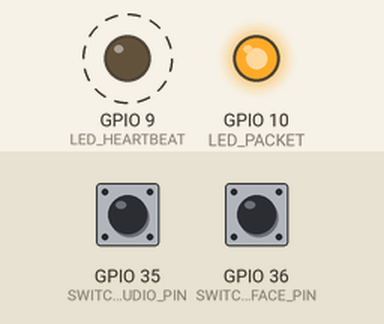
Recording of a sketch running on a simulated ESP32-S3. Parts: output pins drawn as LEDs (lit = HIGH). Dashed ring = blinking. The inputs (shaded band) are chosen by the test bench; at power-on: GPIO 35 (SWITCH_AUDIO_PIN) LOW, GPIO 36 (SWITCH_FACE_PIN) LOW. I2S audio is not simulated (input reads silence); what the sketch prints to the serial monitor is not drawn.

Above: at 1.2 s.
1.3 s: GPIO 35 (SWITCH_AUDIO_PIN) pulled HIGH for 0.15 s
Timing chart, 0 to 10.3 s (numbered marks = the images above; inputs shaded):
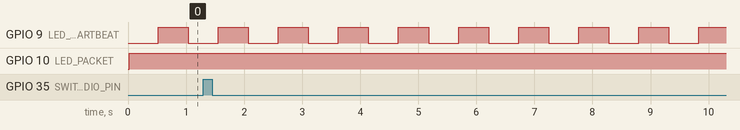

Measured:
- by itself, GPIO 9 (LED_HEARTBEAT): alternates HIGH for 0.52 s and LOW for 0.52 s

The sketch:

truevision_esp32.ino
```cpp
/*
 * TrueVision ESP32 Firmware
 *
 * Captures audio via I2S microphone (INMP441) and streams it over
 * UART to a Raspberry Pi 5 using a custom binary framing protocol.
 * A two-position physical switch toggles between AUDIO and FACE modes.
 *
 * Protocol: [0xAA][0x55][TYPE][LEN_LO][LEN_HI][DATA][CHECKSUM]
 * Packet Types: 0x01 (Audio), 0x02 (Mode Change), 0x03 (Marker)
 */

#include <driver/i2s.h>

// I2S Microphone pins
#define I2S_WS 6
#define I2S_SD 7
#define I2S_SCK 8
#define I2S_PORT I2S_NUM_0

// UART pins
#define UART_TX 17
#define UART_RX 18
#define BAUD_RATE 921600

// Switch pins
#define SWITCH_AUDIO_PIN 35
#define SWITCH_FACE_PIN 36

// LED pins
#define LED_HEARTBEAT 9
#define LED_PACKET 10

// Audio settings
#define SAMPLE_RATE 16000
#define BUFFER_SAMPLES 256

// Packet Types
#define PKT_AUDIO 0x01
#define PKT_MODE_CHANGE 0x02
#define PKT_MARKER 0x03

int32_t i2s_raw_buffer[BUFFER_SAMPLES];
int16_t audio_buffer[BUFFER_SAMPLES];

uint8_t current_mode = 0xFF; // Unknown initially
unsigned long last_heartbeat = 0;
unsigned long last_packet_led = 0;
bool heartbeat_state = false;

void setup() {
  // Debug serial
  Serial.begin(115200);

  // Data UART to Pi
  Serial2.begin(BAUD_RATE, SERIAL_8N1, UART_RX, UART_TX);

  // Setup pins
  pinMode(SWITCH_AUDIO_PIN, INPUT);
  pinMode(SWITCH_FACE_PIN, INPUT);
  pinMode(LED_HEARTBEAT, OUTPUT);
  pinMode(LED_PACKET, OUTPUT);

  // Initialize I2S
  i2s_config_t i2s_config = {
    .mode = (i2s_mode_t)(I2S_MODE_MASTER | I2S_MODE_RX),
    .sample_rate = SAMPLE_RATE,
    .bits_per_sample = I2S_BITS_PER_SAMPLE_32BIT,
    .channel_format = I2S_CHANNEL_FMT_ONLY_LEFT,
    .communication_format = I2S_COMM_FORMAT_I2S,
    .intr_alloc_flags = ESP_INTR_FLAG_LEVEL1,
    .dma_buf_count = 8,
    .dma_buf_len = BUFFER_SAMPLES,
    .use_apll = false,
    .tx_desc_auto_clear = false,
    .fixed_mclk = 0
  };

  i2s_pin_config_t pin_config = {
    .bck_io_num = I2S_SCK,
    .ws_io_num = I2S_WS,
    .data_out_num = I2S_PIN_NO_CHANGE,
    .data_in_num = I2S_SD
  };

  i2s_driver_install(I2S_PORT, &i2s_config, 0, NULL);
  i2s_set_pin(I2S_PORT, &pin_config);

  Serial.println("TrueVision ESP32 Booted");

  // Send initial mode
  check_switch();
}

void loop() {
  // 1. Heartbeat LED
  if (millis() - last_heartbeat > 500) {
    heartbeat_state = !heartbeat_state;
    digitalWrite(LED_HEARTBEAT, heartbeat_state);
    last_heartbeat = millis();
  }

  // 2. Turn off packet LED if needed
  if (millis() - last_packet_led > 10) {
    digitalWrite(LED_PACKET, LOW);
  }

  // 3. Check switch state
  check_switch();

  // 4. Read I2S Audio
  size_t bytes_read = 0;
  esp_err_t result = i2s_read(I2S_PORT, &i2s_raw_buffer, sizeof(i2s_raw_buffer), &bytes_read, portMAX_DELAY);

  if (result == ESP_OK && bytes_read > 0) {
    int samples_read = bytes_read / 4; // 32-bit samples

    // Convert 32-bit to 16-bit
    for (int i = 0; i < samples_read; i++) {
      audio_buffer[i] = i2s_raw_buffer[i] >> 16;
    }

    // Send over UART
    send_packet(PKT_AUDIO, (uint8_t*)audio_buffer, samples_read * 2);

    // Flash packet LED
    digitalWrite(LED_PACKET, HIGH);
    last_packet_led = millis();
  }
}

void check_switch() {
  // Simple debounce (could be improved)
  int audio_val = digitalRead(SWITCH_AUDIO_PIN);
  int face_val = digitalRead(SWITCH_FACE_PIN);

  uint8_t new_mode = 0xFF;
  if (audio_val == HIGH) {
    new_mode = 0x00; // AUDIO
  } else if (face_val == HIGH) {
    new_mode = 0x01; // FACE
  }

  if (new_mode != 0xFF && new_mode != current_mode) {
    current_mode = new_mode;
    send_packet(PKT_MODE_CHANGE, &current_mode, 1);
    Serial.printf("Mode changed: %d\n", current_mode);
  }
}

void send_packet(uint8_t type, uint8_t* data, uint16_t len) {
  uint8_t header[5];
  header[0] = 0xAA;
  header[1] = 0x55;
  header[2] = type;
  header[3] = len & 0xFF;
  header[4] = (len >> 8) & 0xFF;

  uint8_t checksum = 0;
  for (uint16_t i = 0; i < len; i++) {
    checksum += data[i];
  }

  Serial2.write(header, 5);
  Serial2.write(data, len);
  Serial2.write(&checksum, 1);
}
```
